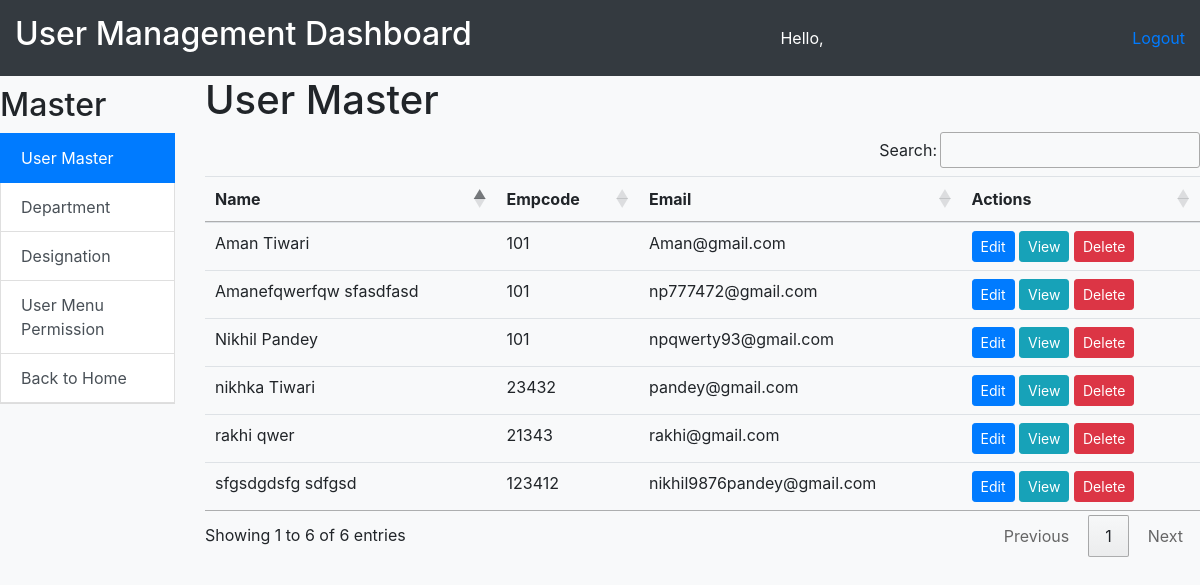
Page /emp_home/user_master/ (signed in) on the earlier database version.
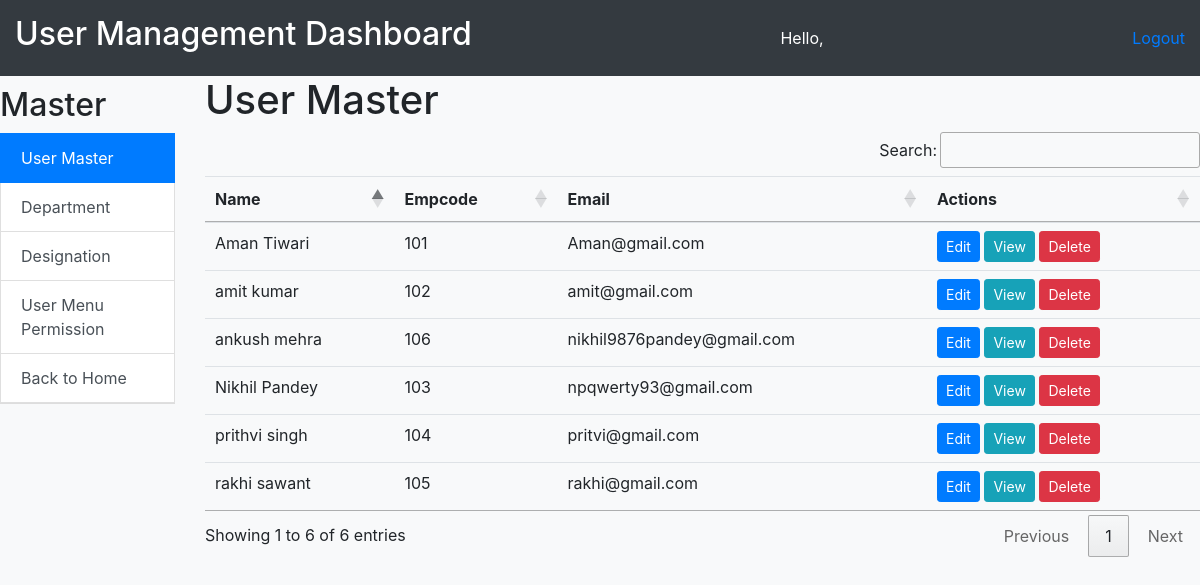
Same page on the later database version.
### employee/models.py (models this page shows, shortened)
class EmployeeDetail(models.Model):
    GENDER_CHOICES = [
        ('M', 'Male'),
        ('F', 'Female'),
        ('O', 'Other'),
    ]
    user = models.OneToOneField(User, on_delete=models.CASCADE)
    empcode = models.CharField(max_length=50)
    empdept = models.ForeignKey(Department, on_delete=models.CASCADE)
    designation = models.ForeignKey(Designation, on_delete=models.CASCADE, null=True)
    contact = models.CharField(max_length=15, null=True)
    gender = models.CharField(max_length=1, choices=GENDER_CHOICES)
    joiningdate = models.DateField(null=True)
    @property
    def full_name(self):
        return f"{self.user.first_name} {self.user.last_name}"

### employee/views.py (the view)
# urls.py: path('user_master/', user_master, name='user_master'),
def user_master(request):
    is_staff_user = request.user.is_staff
    if is_staff_user:
        users = EmployeeDetail.objects.all()
        context = {
            'users': users,
        }
        return render(request, 'user_master.html', context)
    else:
        user = get_object_or_404(EmployeeDetail, user=request.user)
        return render(request, 'view_user.html', {'user': user})

### employee/templates/user_master.html (shortened to what this page needs)
{% extends 'user_management.html' %}
{% block content %}
  <h1>User Master</h1>
  <table class="table" id="example">
    <thead>
      <tr>
        <th>Name</th>
        <th>Empcode</th>
        <th>Email</th>
        <th>Actions</th>
      </tr>
    </thead>
    <tbody>
      {% for user in users %}
        <tr>
          <td>{{ user.full_name }}</td>
          <td>{{ user.empcode }}</td>
          <td>{{ user.user }}</td>
          <td>
              <a href="{% url 'edit_user' user.id %}" class="btn btn-primary btn-sm">Edit</a>
              <a href="{% url 'view_user' user.id %}" class="btn btn-info btn-sm">View</a>
              <button type="button" class="btn btn-danger btn-sm" data-toggle="modal" data-target="#deleteUser{{ user.id }}">
                Delete
              </button>
          </td>
        </tr>
      {% endfor %}
    </tbody>
  </table>
{% endblock %}

Differences in the rows shown:
removed EmployeeDetail: full_name "Amanefqwerfqw sfasdfasd", empcode "101", user "np777472@gmail.com"
removed EmployeeDetail: full_name "nikhka Tiwari", empcode "23432", user "pandey@gmail.com"
changed EmployeeDetail "Nikhil Pandey": empcode "101" → "103"
changed EmployeeDetail "nikhil9876pandey@gmail.com": full_name "sfgsdgdsfg sdfgsd" → "ankush mehra"; empcode "123412" → "106"
changed EmployeeDetail "rakhi@gmail.com": full_name "rakhi qwer" → "rakhi sawant"; empcode "21343" → "105"
added EmployeeDetail: full_name "amit kumar", empcode "102", user "amit@gmail.com"
added EmployeeDetail: full_name "prithvi singh", empcode "104", user "pritvi@gmail.com"
